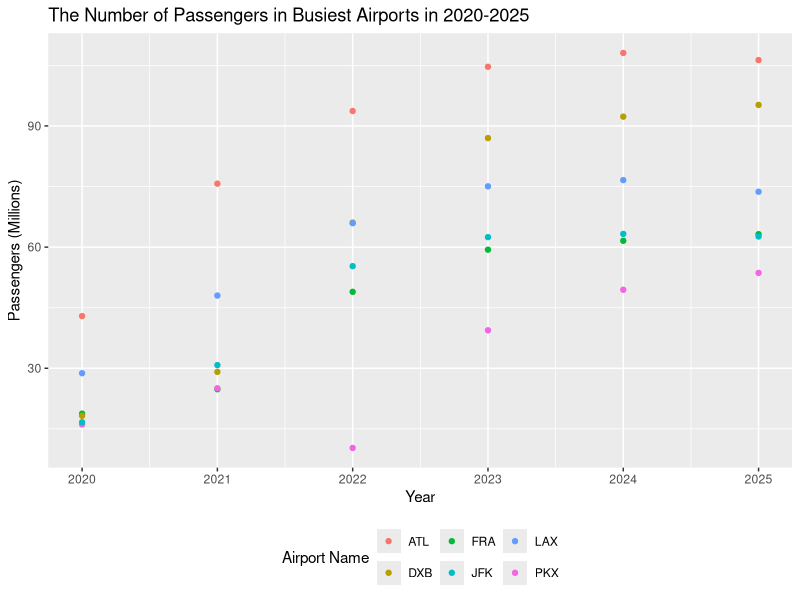
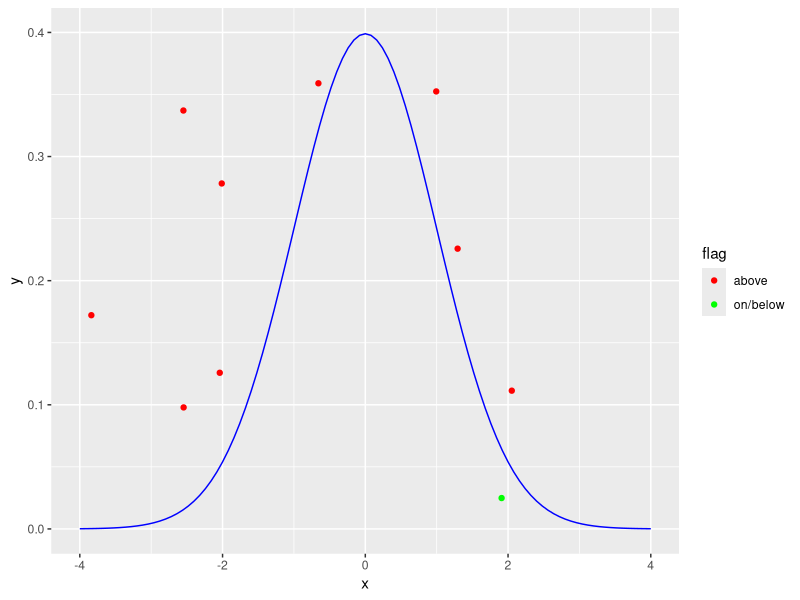
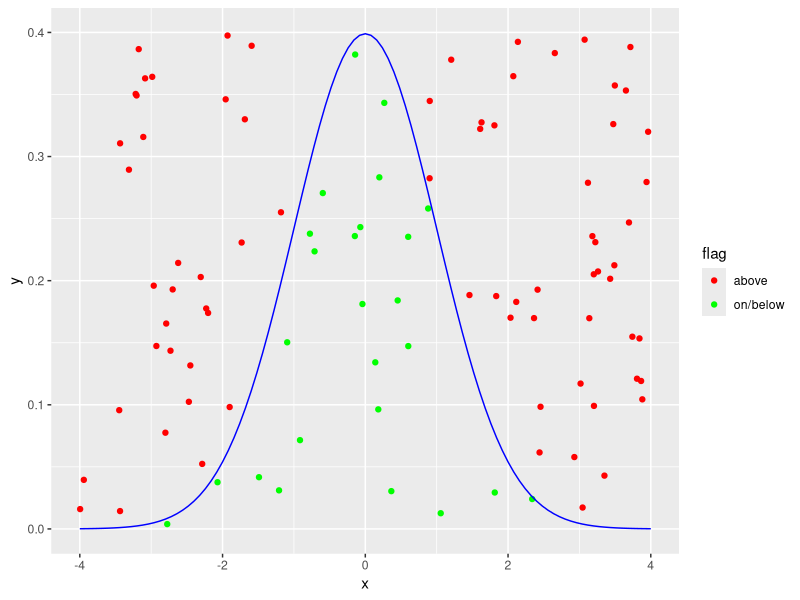
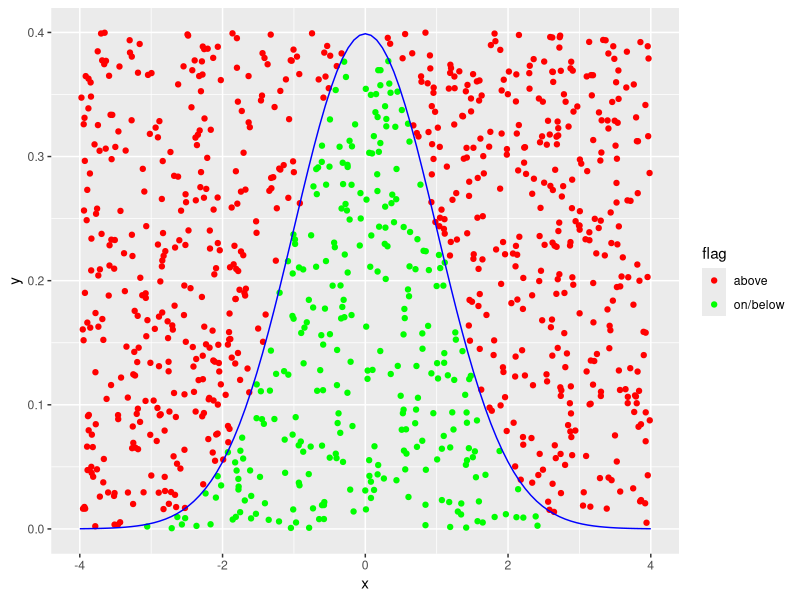
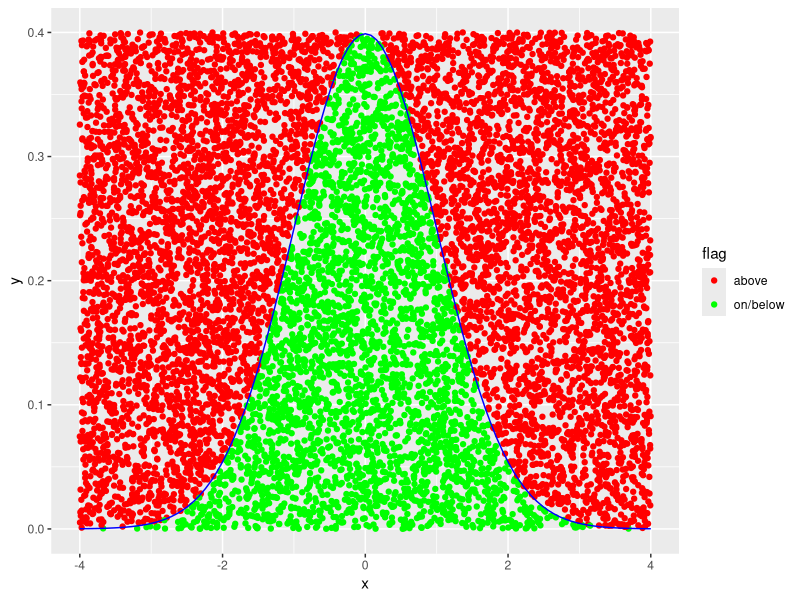

Generate these figures, in order, with R:
## ---- chunk 1
#| label: tbl-airports
#| tbl-cap: "Passenger Traffic at Six Busiest Airports from 2020-2025"
#| echo: false

library(dplyr)
library(knitr)
library(tidyr)
library(ggplot2)

# Airport data sourced from Wikipedia:
# https://en.wikipedia.org/wiki/List_of_busiest_airports_by_passenger_traffic

airport <- c(
  "ATL", "ATL", "ATL", "ATL", "ATL", "ATL",
  "FRA", "FRA", "FRA", "FRA", "FRA", "FRA",
  "PKX", "PKX", "PKX", "PKX", "PKX", "PKX",
  "DXB", "DXB", "DXB", "DXB", "DXB", "DXB",
  "LAX", "LAX", "LAX", "LAX", "LAX", "LAX",
  "JFK", "JFK", "JFK", "JFK", "JFK", "JFK"
)


year <- c(
  2020, 2021, 2022, 2023, 2024, 2025,
  2020, 2021, 2022, 2023, 2024, 2025,
  2020, 2021, 2022, 2023, 2024, 2025,
  2020, 2021, 2022, 2023, 2024, 2025,
  2020, 2021, 2022, 2023, 2024, 2025,
  2020, 2021, 2022, 2023, 2024, 2025
)

passengers <- c(
  42918685, 75704760, 93699630, 104653451, 108067766, 106302208,
  18768601, 24814921, 48923474, 59359539, 61564957, 63200000,
  16091449, 25051012, 10277623, 39410776, 49441029, 53618949,
  18229461, 29110609, 66069981, 86994365, 92300000, 95200000,
  28779527, 48007284, 65924298, 75050851, 76587980, 73709594,
  16630642, 30788322, 55287711, 62464331, 63265972, 62629455
)


airport_data <- data.frame(
  Airport = airport,
  Year = year,
  Passengers = passengers
)

airport_data |>
  pivot_wider(names_from = Year, values_from = Passengers) |>
  kable()
## ---- chunk 2
#| label: fig-busiestairports
#| fig-cap: "Passenger Traffic at Six Busiest Airports from 2020-2025"
#| echo: false
#| fig-pos: "H"

ggplot(
  data = airport_data,
  mapping = aes(
    x = year,
    y = Passengers / 1000000,,
    color = airport
  )
) +

  theme(legend.position = "bottom")+
  geom_point() +
  labs(
    title = "The Number of Passengers in Busiest Airports in 2020-2025",
    x = "Year",
    y = "Passengers (Millions)",
    color = "Airport Name"
  )
## ---- chunk 3
#| label: fig-montecarlo
#| fig-cap: "Monte Carlo Numerical Integration With Varying Sample Sizes"
#| fig-pos: "H"
#| fig-subcap:
#|   - "n = 10"
#|   - "n = 100"
#|   - "n = 1,000"
#|   - "n = 10,000"
#| layout-ncol: 2
#| echo: false


library(ggplot2)

generate_points <- function(n, x_min, x_max, y_min, y_max) {
  x <- runif(n, x_min, x_max)
  y <- runif(n, y_min, y_max)
  cord_table <- data.frame(x = x, y = y)
  return(cord_table)
}

flag <- function(df){
  for (i in 1:nrow(df)){
    if (df[["y"]][i] > dnorm(df[["x"]][i])){
      df[["flag"]][i] <- "above"
    } else {
      df[["flag"]][i] <- "on/below"
    }
  }
  return(df)
}


cord_table <- generate_points(10, -4, 4, 0, 0.4)
cord_table <- flag(cord_table)
p <- mean(cord_table[["flag"]] == "on/below")
estimate <- p * (8 * 0.4)
plot10 <- ggplot(
  data = cord_table,
  mapping = aes(x = x, y = y, color = flag)
) +
  geom_point() +
  stat_function(fun = dnorm, args = list(mean = 0, sd = 1), xlim = c(-4, 4), color = "blue") +
  scale_color_manual(values = c("above" = "red", "on/below" = "green")) +
  xlim(-4, 4) + ylim(0, 0.4)

cord_table <- generate_points(100, -4, 4, 0, 0.4)
cord_table <- flag(cord_table)
p <- mean(cord_table[["flag"]] == "on/below")
estimate <- p * (8 * 0.4)
plot100 <- ggplot(
  data = cord_table,
  mapping = aes(x = x, y = y, color = flag)
) +
  geom_point() +
  stat_function(fun = dnorm, args = list(mean = 0, sd = 1), xlim = c(-4, 4), color = "blue") +
  scale_color_manual(values = c("above" = "red", "on/below" = "green")) +
  xlim(-4, 4) + ylim(0, 0.4)

cord_table <- generate_points(1000, -4, 4, 0, 0.4)
cord_table <- flag(cord_table)
p <- mean(cord_table[["flag"]] == "on/below")
estimate <- p * (8 * 0.4)
plot1000 <- ggplot(
  data = cord_table,
  mapping = aes(x = x, y = y, color = flag)
) +
  geom_point() +
  stat_function(fun = dnorm, args = list(mean = 0, sd = 1), xlim = c(-4, 4), color = "blue") +
  scale_color_manual(values = c("above" = "red", "on/below" = "green")) +
  xlim(-4, 4) + ylim(0, 0.4)

cord_table <- generate_points(10000, -4, 4, 0, 0.4)
cord_table <- flag(cord_table)
p <- mean(cord_table[["flag"]] == "on/below")
estimate <- p * (8 * 0.4)
plot10000 <- ggplot(
  data = cord_table,
  mapping = aes(x = x, y = y, color = flag)
) +
  geom_point() +
  stat_function(fun = dnorm, args = list(mean = 0, sd = 1), xlim = c(-4, 4), color = "blue") +
  scale_color_manual(values = c("above" = "red", "on/below" = "green")) +
  xlim(-4, 4) + ylim(0, 0.4)

plot10
plot100
plot1000
plot10000
